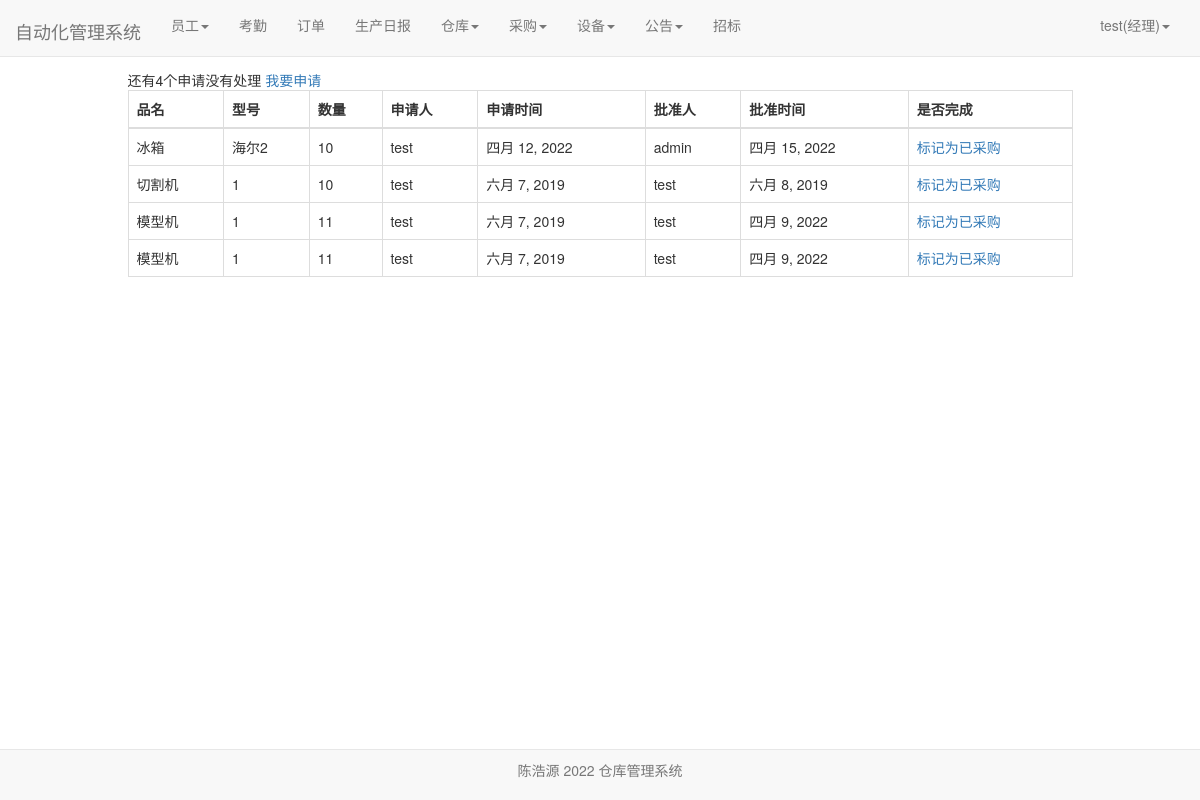
Page /warehouse/buy_list/ (signed in) on the committed database.
### user/models.py (models this page shows)
class Profile(models.Model):
    user = models.OneToOneField(User, on_delete=models.CASCADE)
    staff_gender = models.CharField(max_length=10, choices=(('male', '男'), ('female', '女')), default='male',
                                    verbose_name='性别')
    staff_age = models.PositiveIntegerField(verbose_name="年龄")
    staff_home = models.CharField(max_length=100, verbose_name="籍贯")
    staff_nationality = models.CharField(max_length=20, verbose_name="民族")  # 民族
    staff_tel = models.BigIntegerField(verbose_name="电话")
    start_time = models.DateField(auto_now_add=True, verbose_name="入职时间")  # 入职时间
    id_card = models.CharField(max_length=20,verbose_name="身份证")  # 身份证号
    staff_type = models.CharField(max_length=100,verbose_name="职位", null=True)  # 职位
    salary_pre_hour = models.IntegerField(verbose_name="时薪")  # 时薪
    class Meta:
        ordering = ['-start_time']

### warehouse/models.py (models this page shows)
class PurchaseList(models.Model):#采购单
    good_name = models.CharField(max_length=100, verbose_name="品名")
    good_version = models.CharField(max_length=100, verbose_name="型号")
    good_num = models.IntegerField(verbose_name="数量")
    apply_staff_name = models.ForeignKey(User, on_delete=models.CASCADE, verbose_name="申请人",null=True,blank=True, related_name='purchase_a')
    apply_date = models.DateField(auto_now_add=True, verbose_name="申请日期")
    sanction_staff_name = models.ForeignKey(User, on_delete=models.CASCADE, verbose_name="批准人", null=True,blank=True,related_name='purchase_b')
    sanction_date = models.DateField(auto_now=True, verbose_name="批准日期",null=True,blank=True)
    price = models.BigIntegerField(null=True,blank=True,verbose_name="单价")
    total_price = models.BigIntegerField(verbose_name="总价",null=True,blank=True)
    buyer_name = models.ForeignKey(User, on_delete=models.DO_NOTHING,null=True,blank=True, verbose_name="采购员", related_name='purchase_c')
    buyer_date = models.DateField(auto_now=True, verbose_name="采购日期",null=True,blank=True)
    class Meta:
        ordering = ['-apply_date']

### warehouse/views.py (the view)
# urls.py: path('buy_list/', views.buy_list, name='buy_list'),
def buy_list(request):
    purchaselists = PurchaseList.objects.filter(~Q(sanction_staff_name=None), Q(buyer_name=None) )
    context = {}
    context['count'] = purchaselists.count()
    context['purchaselists'] = purchaselists
    return render(request, 'buy_list.html', context)

### user/models.py (called while the page is built)
def get_staff_type(self):
    if Profile.objects.filter(user=self).exists():
        profile = Profile.objects.get(user=self)
        return profile.staff_type
    else:
        return ''

### warehouse/templates/buy_list.html (shortened to what this page needs)
{% extends 'base.html' %}
{% if user.is_authenticated %}
                        {% block nav_facility_active %}active{% endblock %}
{% endif %}
{% block content %}
    <div class="containter">
        <div class="row">
            <div class="col-xs-10 col-xs-offset-1">
                {% if user.is_authenticated %}
                {% if user.get_staff_type == '经理' %}
                    <div>
                        <span>还有{{count}}个申请没有处理</span>
                        <a href="{%url 'apply' user.pk%}">我要申请</a></div>
                    <table class="table table-bordered table-hover">
                      <thead>
                        <tr>
                          <th scope="col">品名</th>
                            <th scope="col">型号</th>
                            <th scope="col">数量</th>
                             <th scope="col">申请人</th>
                            <th scope="col">申请时间</th>
                            <th scope="col">批准人</th>
                            <th scope="col">批准时间</th>
                            <th scope="col">是否完成</th>
                        </tr>
                      </thead>
                      <tbody>
                      {%for purchaselist in purchaselists%}
                        <tr>
                          <td>{{purchaselist.good_name}}</td>
                            <td>{{purchaselist.good_version}}</td>
                          <td>{{purchaselist.good_num}}</td>
                            <td>{{purchaselist.apply_staff_name}}</td>
                          <td>{{purchaselist.apply_date}}</td>
                            <td>{{purchaselist.sanction_staff_name}}</td>
                          <td>{{purchaselist.sanction_date}}</td>
                            <td><a href="{% url 'price' purchaselist.pk user.pk%}">标记为已采购</a></td>
                        </tr>
                      {% endfor %}
                      </tbody>
                    </table>
                {% endif %}
                {% else %}
                    <span>未登录，跳转到首页...</span>
                    <script type="text/javascript">
                        window.location.href = '/';
                    </script>
                {% endif %}
            </div>
        </div>
    </div>
{% endblock %}

### templates/base.html (shortened to what this page needs)
{% load staticfiles %}
<!doctype html>
<html lang="en">
<head>
    <link rel="stylesheet" href="{% static 'base.css' %}">
     <link rel="stylesheet" href="{% static 'home.css' %}">
    <link rel="stylesheet" href="{% static 'bootstrap-3.37/css/bootstrap.min.css' %}">
</head>
<body>
     <div class="navbar navbar-default navbar-fixed-top" role="navigation">
        <div class="container-fluid">
            <div class="navbar-header">
            </div>
        </div>
     </div>
    <nav class="navbar navbar-default navbar-fixed-top">
      <div class="container-fluid">
        <div class="navbar-header">
          <a class="navbar-brand" href="{% url 'home' %}">自动化管理系统</a>
        </div>
          {% if  user.is_authenticated %}
        <div class="collapse navbar-collapse" id="bs-example-navbar-collapse-1">
          <ul class="nav navbar-nav">
              {% if user.get_staff_type == '经理' %}
              <li class="{% block nav_staff_active %}{% endblock %}">
                    <li class="dropdown">
                      <a href="#" class="dropdown-toggle" data-toggle="dropdown" role="button" aria-haspopup="true" aria-expanded="false">员工<span class="caret"></span></a>
                    </li>
                  </li>
                 <li class="{% block nav_attendence_active %}{% endblock %}"><a href="{% url 'attendence_lists'%}">考勤</a></li>
                  <li class="{% block nav_order_active %}{% endblock %}"><a href="{% url 'order_list' %}">订单</a></li>
                  <li class="{% block nav_producediary_active %}{% endblock %}"><a href="{% url 'product_diary' %}">生产日报</a></li>
                   <li class="{% block nav_warehousediary_active %}{% endblock %}">
                    <li class="dropdown">
                      <a href="#" class="dropdown-toggle" data-toggle="dropdown" role="button" aria-haspopup="true" aria-expanded="false">仓库<span class="caret"></span></a>
                    </li>
                  </li>
                  <li class="{% block nav_purchase_active %}{% endblock %}">
                    <li class="dropdown">
                      <a href="#" class="dropdown-toggle" data-toggle="dropdown" role="button" aria-haspopup="true" aria-expanded="false">采购<span class="caret"></span></a>
                    </li>
                  </li>
                  <li class="{% block nav_facility_active %}{% endblock %}">
                    <li class="dropdown">
                      <a href="#" class="dropdown-toggle" data-toggle="dropdown" role="button" aria-haspopup="true" aria-expanded="false">设备<span class="caret"></span></a>
                    </li>
                  </li>
              <li class="{% block nav_notice_active %}{% endblock %}">
                    <li class="dropdown">
                      <a href="#" class="dropdown-toggle" data-toggle="dropdown" role="button" aria-haspopup="true" aria-expanded="false">公告<span class="caret"></span></a>
                    </li>
                  </li>
                  <li class="{% block nav_salary_active %}{% endblock %}"><a href="{% url 'bidding'%}">招标</a></li>
              {%endif%}
          </ul>
        <ul class="nav navbar-nav navbar-right">
            <li class="dropdown">
              <a href="#" class="dropdown-toggle" data-toggle="dropdown" role="button" aria-haspopup="true" aria-expanded="false">
                  {{user.username}}({{user.get_staff_type}})<span class="caret"></span></a>
            </li>
        </ul>
    </div>
          {% else %}
           <ul class="nav navbar-nav navbar-right">
                <li><a href="{% url 'login' %}?from={{ request.get_full_path }}">登录</a></li>
           </ul>
          {% endif %}
      </div>
    </nav>
     <div id="footer" class="container">
    <nav class="navbar navbar-default navbar-fixed-bottom">
        <div class="navbar-inner navbar-content-center">
            <p class="text-muted credit text-center" style="padding: 10px;">
                陈浩源 2022 仓库管理系统
            </p>
        </div>
    </nav>
    {% block content%} {% endblock %}
</body>
</html>

### static/home.css (style rules this page uses)
* { margin: 0; padding: 0; }
body { margin-top: 70px!important; }
ul { list-style-type: none!important; }
ul.navbar-right { margin-right: 0; }
div.navbar-header { font-size: 200%; padding-top: 0.2em; }

### rows in the picture
PurchaseList: good_name "冰箱", good_version "海尔2", good_num "10", apply_staff_name "test", apply_date "四月 12, 2022", sanction_staff_name "admin", sanction_date "四月 15, 2022"
PurchaseList: good_name "切割机", good_version "1", good_num "10", apply_staff_name "test", apply_date "六月 7, 2019", sanction_staff_name "test", sanction_date "六月 8, 2019"
PurchaseList: good_name "模型机", good_version "1", good_num "11", apply_staff_name "test", apply_date "六月 7, 2019", sanction_staff_name "test", sanction_date "四月 9, 2022"
PurchaseList: good_name "模型机", good_version "1", good_num "11", apply_staff_name "test", apply_date "六月 7, 2019", sanction_staff_name "test", sanction_date "四月 9, 2022"

### other values in the picture
{{ user.username }} "test"
{{ user.get_staff_type }} "经理"
{{ count }} "4"
